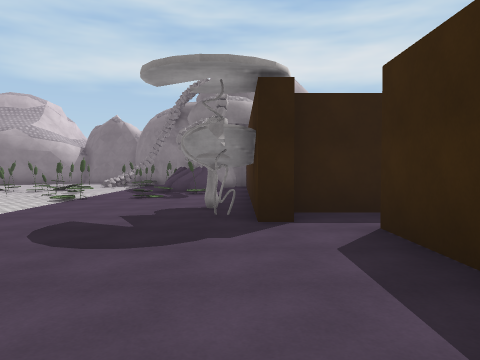
view 1 (above)

16 first-person views from a walk through a scene from a Unity 3-D project. The camera is 1.5 m above the floor, tilts 2° down and sees 70° across. The floor is counted in squares, 2 m on a side. Each view is taken from the middle of a square. On the plan, view 1 faces up. The plan holds only what a view shows up to about 11 squares ahead; the rest is blank. The place goes on beyond the plan. Some animated figures are not drawn. Surface patterns are stand-ins for the level's own textures.

view 2
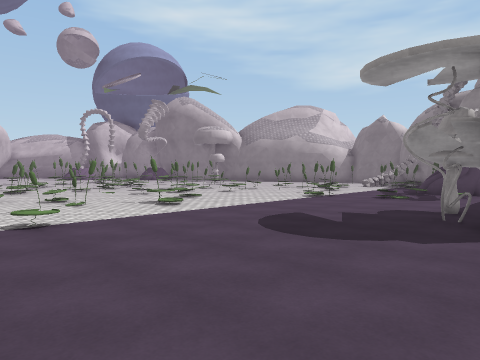

view 3
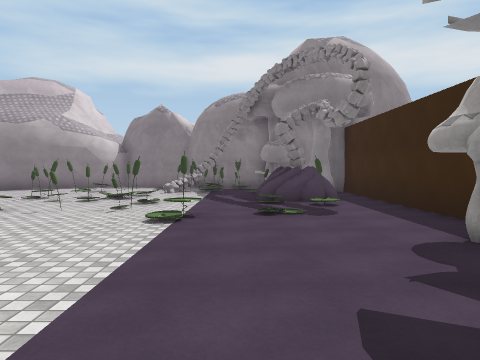

view 4
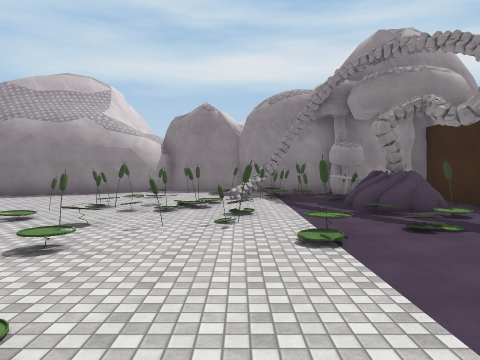

view 5
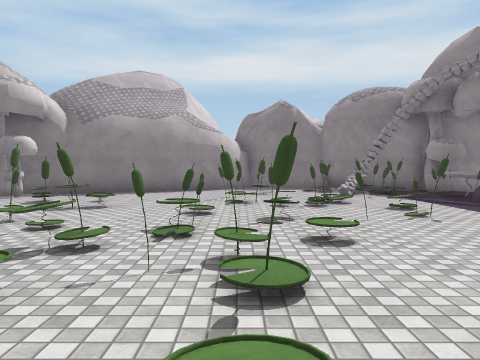

view 6
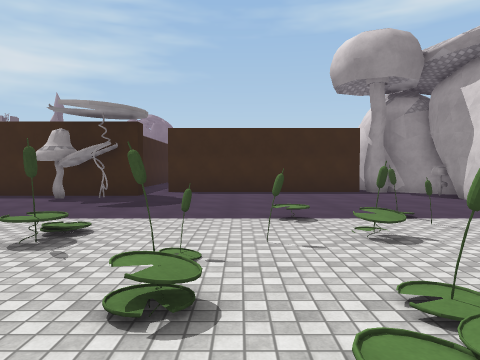

view 7
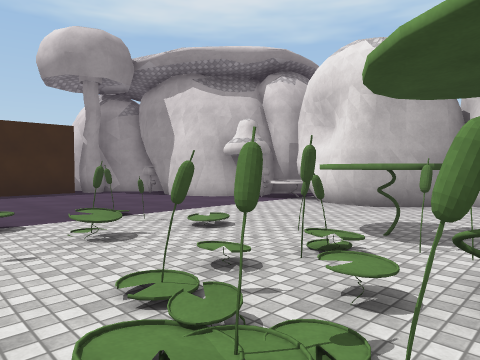

view 8
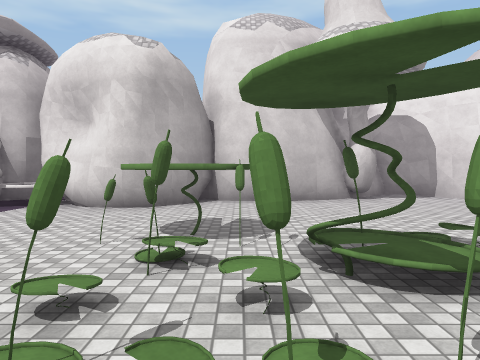

view 9
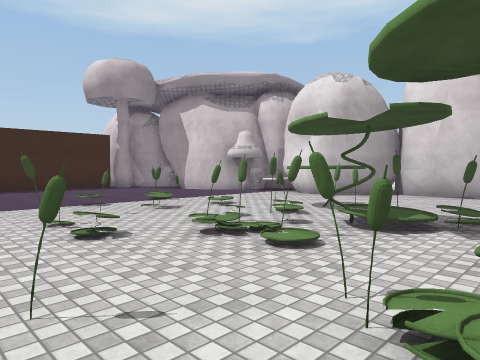

view 10
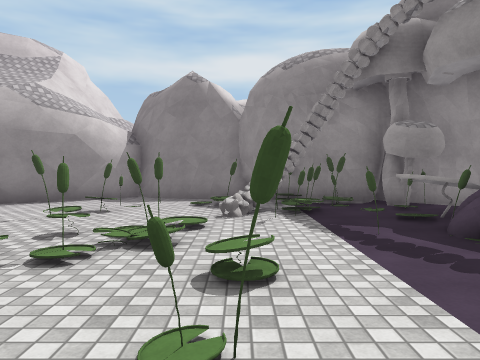

view 11
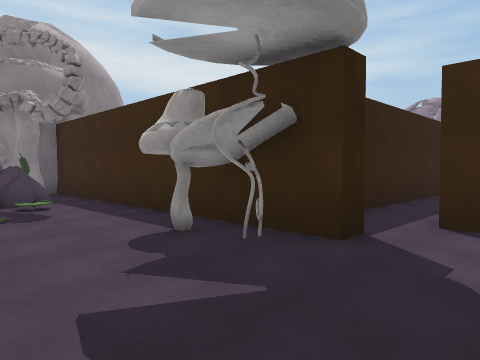

view 12
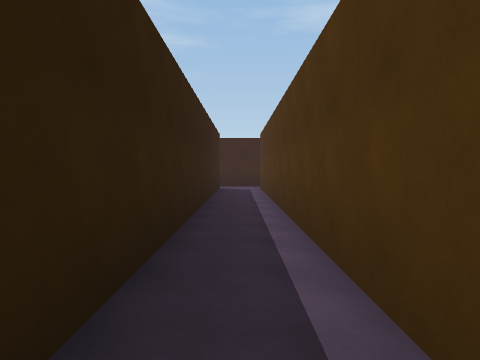

view 13
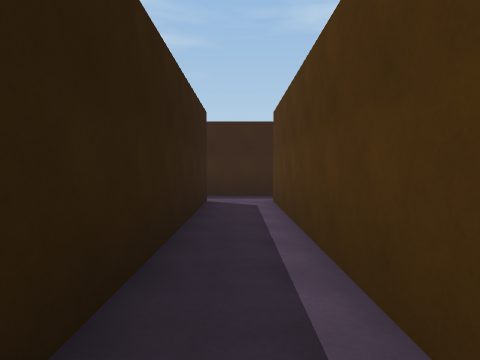

view 14
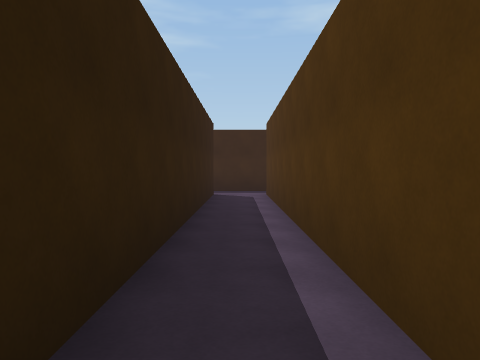

view 15
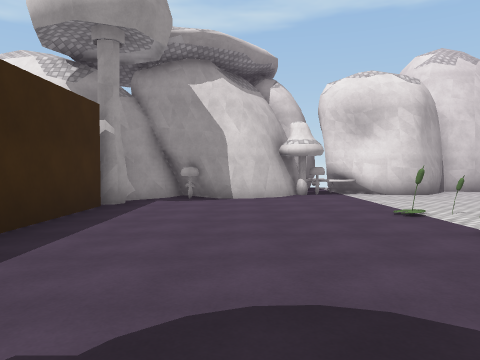

view 16
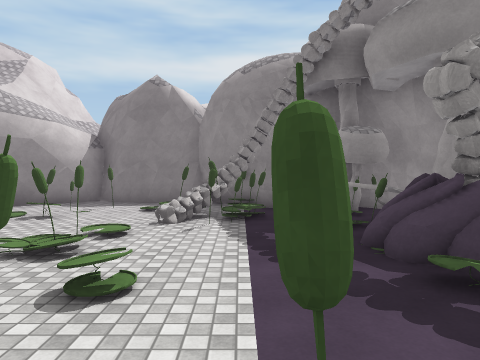

### Floor plan
Key: @ floor where view 1 was taken; # wall or solid block; x gap in a wall; . main floor; : floor 0.25 m higher than the main floor; + floor 0.5 m higher than the main floor; / step, stairs or slope; = window, fence, low wall or low ledge; ^ raised ledge; R rock; O other object.
Columns run from 11 left of view 1 to 14 right of it. Each row starts with its distance up from view 1.
 17   #####
 16  ##....####
 15 ##..#.###O##
 14 ...##.## OO##
 13 ......##OOO.#
 12 ...//#..#^^.#
 11 =./#//...^^.#
 10 #./.../..//.#
  9 #./.=./#./..#
  8 .##..../....#
  7  ###......O.#
  6  ..#.......O##############
  5  #././.....#..............
  4 .....#/......#############
  3 #.#..........#
  2 ##../#.......#
  1 O.://.//.....#
  0  .O/x.//...@.#
 -1 #+###//......#
 -2 ...OO........#
 -3 ...........O.#
 -4 .........#####
 -5 .....#RRO#
 -6 ###### ###

Where each view was taken, in squares from view 1:
view 1: 0 up, 0 right, facing up
view 2: 0 up, 1 right, facing up-left
view 3: 3 up, 3 left, facing up
view 4: 4 up, 5 left, facing up
view 5: 4 up, 8 left, facing up
view 6: 2 up, 9 left, facing right
view 7: 2 up, 9 left, facing down-right
view 8: 2 up, 8 left, facing down
view 9: 4 up, 11 left, facing down-right
view 10: 8 up, 5 left, facing up
view 11: 3 up, 3 left, facing up-right
view 12: 5 up, 2 right, facing right
view 13: 5 up, 7 right, facing right
view 14: 5 up, 5 right, facing right
view 15: 5 up, 1 left, facing down
view 16: 8 up, 4 left, facing up
